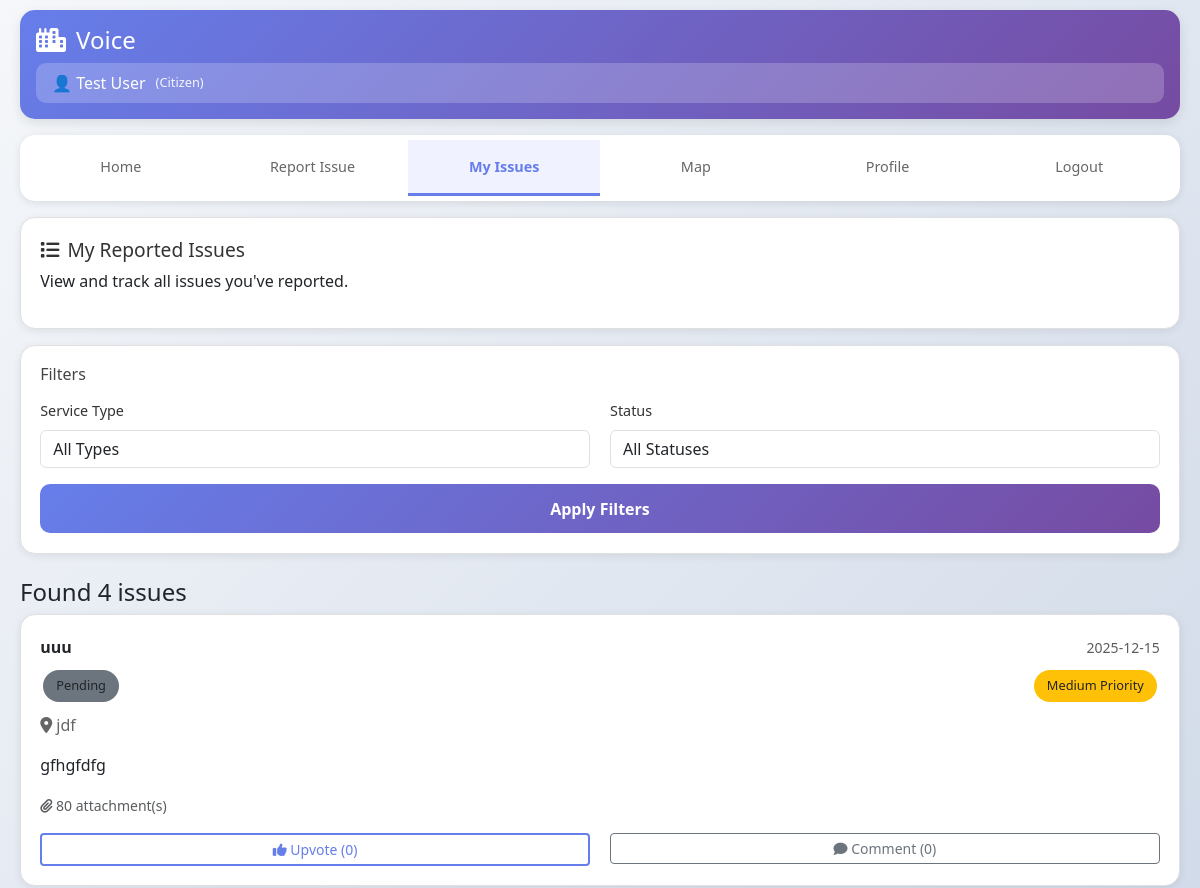
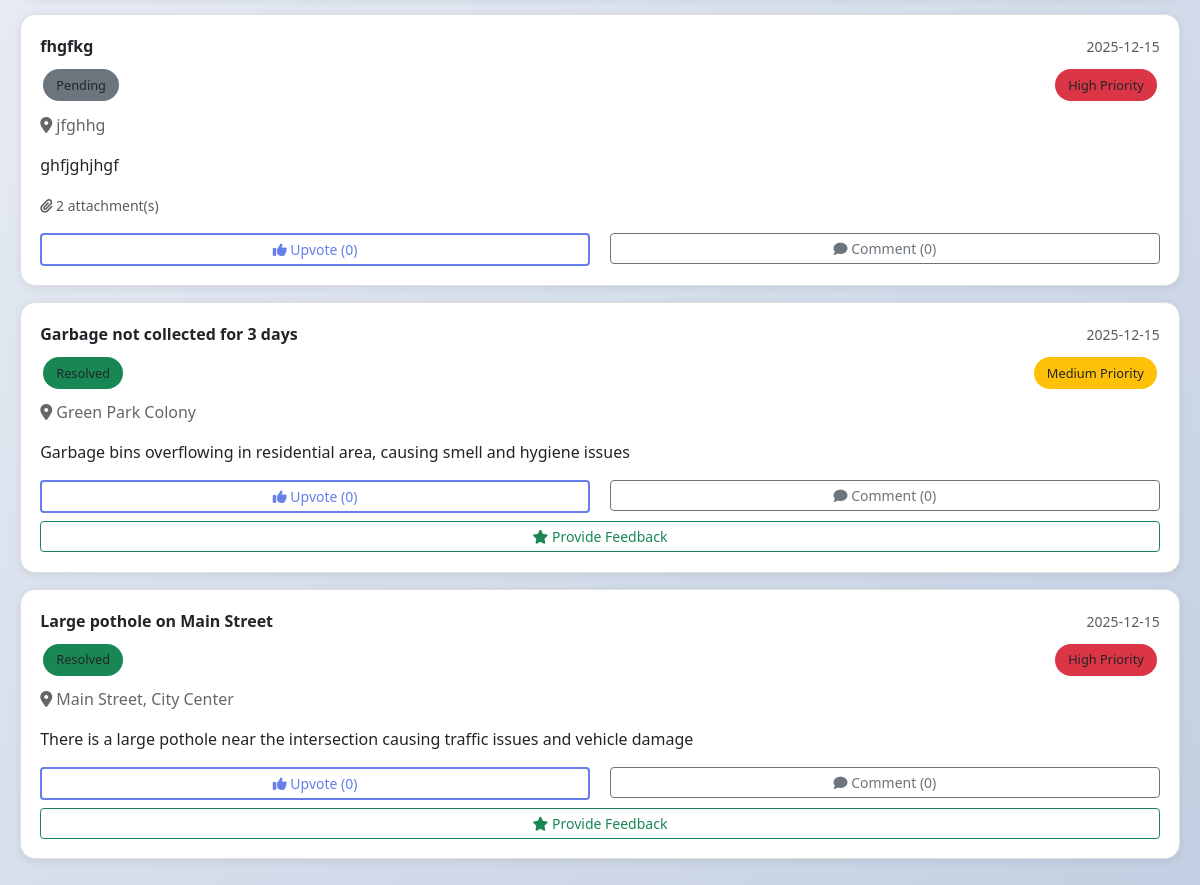
The page /my-issues (signed in) on the database its author committed (2 pictures, top to bottom).
### app.py (models this page shows)
class User(UserMixin, db.Model):
    id = db.Column(db.String(36), primary_key=True, default=lambda: str(uuid.uuid4()))
    username = db.Column(db.String(80), unique=True, nullable=False, index=True)
    email = db.Column(db.String(120), unique=True, nullable=False, index=True)
    password = db.Column(db.String(200), nullable=False)
    full_name = db.Column(db.String(100), nullable=False)
    phone = db.Column(db.String(20))
    role = db.Column(db.String(20), default='user', index=True)
    created_at = db.Column(db.DateTime, default=datetime.utcnow, index=True)
    last_login = db.Column(db.DateTime)
    is_active = db.Column(db.Boolean, default=True)
    issues = db.relationship('Issue', backref='reporter', lazy=True, cascade='all, delete-orphan')
    feedbacks = db.relationship('Feedback', backref='user', lazy=True, cascade='all, delete-orphan')
    solutions = db.relationship('Solution', backref='user', lazy=True, cascade='all, delete-orphan')
    solution_votes = db.relationship('SolutionVote', backref='user', lazy=True, cascade='all, delete-orphan')

class Issue(db.Model):
    id = db.Column(db.String(36), primary_key=True, default=lambda: str(uuid.uuid4()))
    title = db.Column(db.String(200), nullable=False)
    description = db.Column(db.Text, nullable=False)
    service_type = db.Column(db.String(50), nullable=False, index=True)
    location = db.Column(db.String(200), nullable=False)
    area = db.Column(db.String(100), index=True)
    city = db.Column(db.String(100))
    latitude = db.Column(db.Float)
    longitude = db.Column(db.Float)
    priority = db.Column(db.String(20), default='medium', index=True)
    status = db.Column(db.String(20), default='pending', index=True)
    date = db.Column(db.DateTime, default=datetime.utcnow, index=True)
    media_paths = db.Column(db.Text)  # JSON string of file paths
    user_id = db.Column(db.String(36), db.ForeignKey('user.id'), nullable=False, index=True)
    upvotes = db.Column(db.Integer, default=0)
    comments = db.Column(db.Integer, default=0)
    assigned_to = db.Column(db.String(100))
    assigned_date = db.Column(db.DateTime)
    resolved_date = db.Column(db.DateTime)
    admin_notes = db.Column(db.Text)
    feedbacks = db.relationship('Feedback', backref='issue', lazy=True, cascade='all, delete-orphan')
    solutions = db.relationship('Solution', backref='issue', lazy=True, cascade='all, delete-orphan')

### app.py (the view)
@app.route('/my-issues')
@login_required
def my_issues():
    service_filter = request.args.get('service_type', 'all')
    status_filter = request.args.get('status', 'all')
    issues = get_issues_with_filters(
        service_type=service_filter if service_filter != 'all' else None,
        status=status_filter if status_filter != 'all' else None,
        user_id=current_user.id
    )
    issues_with_feedback = []
    for issue in issues:
        has_feedback = Feedback.query.filter_by(
            issue_id=issue.id,
            user_id=current_user.id
        ).first() is not None
        solutions_count = Solution.query.filter_by(issue_id=issue.id).count()
        issues_with_feedback.append({
            'issue': issue,
            'has_feedback': has_feedback,
            'solutions_count': solutions_count
        })
    return render_template('my_issues.html',
                           issues_with_feedback=issues_with_feedback)

### app.py (called while the page is built)
@login_manager.user_loader
def load_user(user_id):
    return db.session.get(User, user_id)

@app.context_processor
def inject_now():
    return {'now': datetime.utcnow()}

@app.context_processor
def inject_config():
    return {
        'SERVICE_TYPES': app.config['SERVICE_TYPES'],
        'PRIORITY_LEVELS': app.config['PRIORITY_LEVELS'],
        'ISSUE_STATUSES': app.config['ISSUE_STATUSES'],
        'USER_ROLES': app.config['USER_ROLES'],
        'APP_NAME': app.config.get('APP_NAME', 'CivicCare')
    }

### templates/my_issues.html (shortened to what this page needs)
{% extends "base.html" %}
{% block content %}
<div class="mobile-header">
    <h1><i class="fas fa-city"></i> Voice</h1>
    <div class="user-info">
        <span>👤 {{ current_user.full_name }}</span>
        <span style="font-size: 0.8rem; opacity: 0.9;">(Citizen)</span>
    </div>
</div>
<div class="mobile-tabs">
    <a href="{{ url_for('dashboard') }}" class="mobile-tab">Home</a>
    <a href="{{ url_for('report_issue') }}" class="mobile-tab">Report Issue</a>
    <a href="{{ url_for('my_issues') }}" class="mobile-tab active">My Issues</a>
    <a href="{{ url_for('map_view') }}" class="mobile-tab">Map</a>
    <a href="{{ url_for('profile') }}" class="mobile-tab">Profile</a>
    <a href="{{ url_for('logout') }}" class="mobile-tab">Logout</a>
</div>
<div class="mobile-card">
    <h3><i class="fas fa-list"></i> My Reported Issues</h3>
    <p>View and track all issues you've reported.</p>
</div>
<div class="mobile-card">
    <h5>Filters</h5>
    <form method="GET" action="{{ url_for('my_issues') }}" class="row g-3">
        <div class="col-md-6">
            <label class="form-label">Service Type</label>
            <select class="form-control" name="service_type">
                <option value="all">All Types</option>
            </select>
        </div>
        <div class="col-md-6">
            <label class="form-label">Status</label>
            <select class="form-control" name="status">
                <option value="all">All Statuses</option>
            </select>
        </div>
        <div class="col-12">
            <button type="submit" class="btn btn-primary w-100">Apply Filters</button>
        </div>
    </form>
</div>
<h4 class="mt-4">Found {{ issues_with_feedback|length }} issues</h4>
{% if issues_with_feedback %}
    {% for item in issues_with_feedback %}
    {% set issue = item.issue %}
    {% set has_feedback = item.has_feedback %}
    <div class="issue-card">
        <div class="row">
            <div class="col-8">
                <strong>{{ SERVICE_TYPES[issue.service_type].icon }} {{ issue.title }}</strong>
            </div>
            <div class="col-4 text-end">
                <small class="text-muted">{{ issue.date.strftime('%Y-%m-%d') }}</small>
            </div>
        </div>
        <div class="row mt-2">
            <div class="col-6">
                <span class="status-badge {{ ISSUE_STATUSES[issue.status].badge_class }}">
                    {{ ISSUE_STATUSES[issue.status].name }}
                </span>
            </div>
            <div class="col-6 text-end">
                <span class="status-badge {{ PRIORITY_LEVELS[issue.priority].badge_class }}">
                    {{ PRIORITY_LEVELS[issue.priority].name }} Priority
                </span>
            </div>
        </div>
        <div class="mt-2">
            <p style="color: #666;">
                <i class="fas fa-map-marker-alt"></i> {{ issue.location }}
            </p>
        </div>
        <div class="mt-2">
            <p>{{ issue.description[:150] }}{% if issue.description|length > 150 %}...{% endif %}</p>
        </div>
        {% if issue.media_paths %}
        <div class="mt-2">
            <small class="text-muted">
                <i class="fas fa-paperclip"></i> {{ issue.media_paths|length }} attachment(s)
            </small>
        </div>
        {% endif %}
        <div class="mt-3">
            <div class="row">
                <div class="col-6">
                    <button class="btn btn-outline-primary btn-sm w-100">
                        <i class="fas fa-thumbs-up"></i> Upvote ({{ issue.upvotes }})
                    </button>
                </div>
                <div class="col-6">
                    <button class="btn btn-outline-secondary btn-sm w-100">
                        <i class="fas fa-comment"></i> Comment ({{ issue.comments }})
                    </button>
                </div>
            </div>
            {% if issue.status == 'done' %}
            <div class="mt-2">
                {% if has_feedback %}
                <a href="{{ url_for('issue_feedback', issue_id=issue.id) }}" class="btn btn-success btn-sm w-100">
                    <i class="fas fa-star"></i> Update Feedback
                </a>
                {% else %}
                <a href="{{ url_for('issue_feedback', issue_id=issue.id) }}" class="btn btn-outline-success btn-sm w-100">
                    <i class="fas fa-star"></i> Provide Feedback
                </a>
                {% endif %}
            </div>
            {% endif %}
        </div>
    </div>
    {% endfor %}
{% endif %}
{% endblock %}

### static/css/style.css (style rules this page uses)
* { margin: 0; padding: 0; box-sizing: border-box; }
body { background: linear-gradient(135deg, #f5f7fa 0%, #c3cfe2 100%); font-family: 'Segoe UI', 'Roboto', 'Arial', sans-serif; min-height: 100vh; padding: 10px; }
.mobile-header { background: linear-gradient(135deg, #667eea 0%, #764ba2 100%); color: white; padding: 1rem; border-radius: 15px; margin-bottom: 1rem; box-shadow: 0 4px 12px rgba(0, 0, 0, 0.1); }
.mobile-header h1 { color: white; font-size: 1.5rem; display: flex; align-items: center; gap: 10px; margin: 0; }
.user-info { display: flex; align-items: center; gap: 10px; background: rgba(255, 255, 255, 0.2); padding: 0.5rem 1rem; border-radius: 10px; margin-top: 0.5rem; }
.mobile-tabs { display: flex; overflow-x: auto; background: white; border-radius: 15px; margin-bottom: 1rem; box-shadow: 0 2px 8px rgba(0, 0, 0, 0.1); -webkit-overflow-scrolling: touch; padding: 5px; }
.mobile-tab { flex: 1; text-align: center; padding: 1rem 0.5rem; font-weight: 500; color: #666; border-bottom: 3px solid transparent; white-space: nowrap; min-width: 120px; font-size: 0.9rem; text-decoration: none; transition: all 0.3s; }
.mobile-tab.active { color: #667eea; border-bottom: 3px solid #667eea; font-weight: 600; background-color: #f0f2ff; }
.mobile-card { background: white; border-radius: 15px; padding: 1.2rem; margin-bottom: 1rem; box-shadow: 0 2px 8px rgba(0, 0, 0, 0.08); border: 1px solid #e0e0e0; }
.mobile-card h3 { color: #333; font-size: 1.2rem; margin-bottom: 0.5rem; display: flex; align-items: center; gap: 8px; }
.mobile-card h5 { color: #444; margin-bottom: 1rem; font-size: 1rem; }
.status-badge { display: inline-block; padding: 0.4rem 0.8rem; border-radius: 20px; font-size: 0.8rem; font-weight: 500; margin: 0.2rem; }
.form-label { font-weight: 500; margin-bottom: 0.5rem; color: #333; display: block; font-size: 0.9rem; }
.btn-primary { background: linear-gradient(135deg, #667eea 0%, #764ba2 100%); color: white; border: none; padding: 0.8rem; border-radius: 10px; font-weight: 600; font-size: 1rem; transition: all 0.3s; width: 100%; }
.btn-outline-primary { border: 2px solid #667eea; color: #667eea; background: transparent; }
.issue-card { background: white; border-radius: 15px; padding: 1.2rem; margin-bottom: 1rem; box-shadow: 0 2px 8px rgba(0, 0, 0, 0.08); border: 1px solid #e0e0e0; transition: all 0.3s ease; }
.text-end { text-align: right; }
.mt-2 { margin-top: 0.5rem; }
.mt-3 { margin-top: 1rem; }
.mt-4 { margin-top: 1.5rem; }
.w-100 { width: 100%; }
.row { display: flex; flex-wrap: wrap; margin-right: -10px; margin-left: -10px; }
.row > * { padding-right: 10px; padding-left: 10px; }
.col-4 { flex: 0 0 33.33%; max-width: 33.33%; }
.col-6 { flex: 0 0 50%; max-width: 50%; }
.col-8 { flex: 0 0 66.66%; max-width: 66.66%; }
.col-12 { flex: 0 0 100%; max-width: 100%; }
@media (min-width: 768px) { .col-md-6 { flex: 0 0 50%; max-width: 50%; } }

### rows shown on the page
User: full_name "Test User"
Issue: title "uuu", date "2025-12-15", status "Pending", priority "Medium", location "jdf", description "gfhgfdfg", upvotes "0", comments "0"
Issue: title "fhgfkg", date "2025-12-15", status "Pending", priority "High", location "jfghhg", description "ghfjghjhgf", upvotes "0", comments "0"
Issue: title "Garbage not collected for 3 days", date "2025-12-15", status "Resolved", priority "Medium", location "Green Park Colony", description "Garbage bins overflowing in residential area, causing smell and hygiene issues", upvotes "0", comments "0"
Issue: title "Large pothole on Main Street", date "2025-12-15", status "Resolved", priority "High", location "Main Street, City Center", description "There is a large pothole near the intersection causing traffic issues and vehicle damage", upvotes "0", comments "0"

### other values the page prints
{{ issues_with_feedback|length }} "4"
{{ issue.media_paths|length }} "80" "2"
